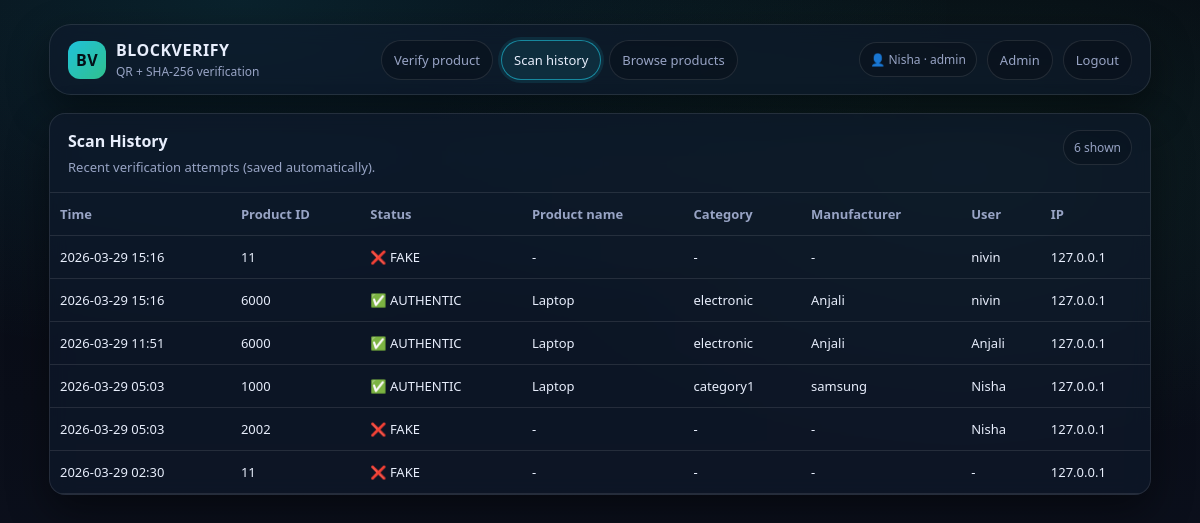
The app's page /scan-history/ (signed in) with its own data.
### products/models.py (models this page shows, shortened)
class User(AbstractUser):
    ROLE_ADMIN = "admin"
    ROLE_MANUFACTURER = "manufacturer"
    ROLE_CUSTOMER = "customer"
    ROLE_CHOICES = (
        (ROLE_ADMIN, "Admin"),
        (ROLE_MANUFACTURER, "Manufacturer"),
        (ROLE_CUSTOMER, "Customer"),
    )
    role = models.CharField(max_length=20, choices=ROLE_CHOICES, default=ROLE_CUSTOMER)

class ScanLog(models.Model):
    STATUS_AUTHENTIC = "AUTHENTIC"
    STATUS_FAKE = "FAKE"
    STATUS_ERROR = "ERROR"
    STATUS_CHOICES = (
        (STATUS_AUTHENTIC, "Authentic"),
        (STATUS_FAKE, "Fake"),
        (STATUS_ERROR, "Error"),
    )
    product_id = models.CharField(max_length=150)
    status = models.CharField(max_length=20, choices=STATUS_CHOICES)
    scanned_at = models.DateTimeField(auto_now_add=True)
    user = models.ForeignKey(User, null=True, blank=True, on_delete=models.SET_NULL)
    client_ip = models.GenericIPAddressField(null=True, blank=True)
    product_name = models.CharField(max_length=200, blank=True)
    category = models.CharField(max_length=120, blank=True)
    manufacturer_name = models.CharField(max_length=200, blank=True)
    class Meta:
        ordering = ("-scanned_at",)

### products/views.py (the view)
# urls.py: path("scan-history/", product_views.scan_history, name="scan_history"),
@login_required
def scan_history(request: HttpRequest):
    user = request.user
    if getattr(user, "role", None) == User.ROLE_ADMIN:
        logs = ScanLog.objects.all()[:200]
    else:
        logs = ScanLog.objects.filter(user=user)[:200]
    return render(
        request,
        "scan_history.html",
        {
            "active_tab": "scan_history",
            "logs": logs,
        },
    )

### products/templates/scan_history.html (shortened to what this page needs)
{% extends "base.html" %}
{% block content %}
<section class="card" style="margin-top:18px">
  <div class="hd">
    <div>
      <h2>Scan History</h2>
      <p>Recent verification attempts (saved automatically).</p>
    </div>
    <span class="badge">{{ logs|length }} shown</span>
  </div>
  <div class="bd" style="padding:0">
    {% if logs %}
      <table>
        <thead>
          <tr>
            <th>Time</th>
            <th>Product ID</th>
            <th>Status</th>
            <th>Product name</th>
            <th>Category</th>
            <th>Manufacturer</th>
            <th>User</th>
            <th>IP</th>
          </tr>
        </thead>
        <tbody>
          {% for log in logs %}
            <tr>
              <td>{{ log.scanned_at|date:"Y-m-d H:i" }}</td>
              <td>{{ log.product_id }}</td>
              <td>
                {% if log.status == "AUTHENTIC" %}✅ AUTHENTIC
                {% elif log.status == "FAKE" %}❌ FAKE
                {% else %}⚠️ ERROR{% endif %}
              </td>
              <td>{{ log.product_name|default:"-" }}</td>
              <td>{{ log.category|default:"-" }}</td>
              <td>{{ log.manufacturer_name|default:"-" }}</td>
              <td>{% if log.user %}{{ log.user.username }}{% else %}-{% endif %}</td>
              <td>{{ log.client_ip|default:"-" }}</td>
            </tr>
          {% endfor %}
        </tbody>
      </table>
    {% else %}
      <div class="empty">No scans yet.</div>
    {% endif %}
  </div>
</section>
{% endblock %}

### products/templates/base.html (shortened to what this page needs)
{% load static %}
<!doctype html>
<html lang="en">
<head>
</head>
<body>
  <div class="wrap">
    <div class="topbar">
      <div class="brand">
        <div class="logo">BV</div>
        <div>
          <h1>BLOCKVERIFY</h1>
          <small>QR + SHA-256 verification</small>
        </div>
      </div>
      <nav class="nav">
        <a class="pill {% if active_tab == 'verify' %}active{% endif %}" href="{% url 'verify' %}">Verify product</a>
        <a class="pill {% if active_tab == 'scan_history' %}active{% endif %}" href="{% url 'scan_history' %}">Scan history</a>
        <a class="pill {% if active_tab == 'browse_products' %}active{% endif %}" href="{% url 'browse_products' %}">Browse products</a>
      </nav>
      <div class="right">
        {% if request.user.is_authenticated %}
          <span class="badge">👤 {{ request.user.username }} · {{ request.user.role }}</span>
          {% if request.user.role == 'admin' %}
            <a class="pill" href="{% url 'admin_dashboard' %}">Admin</a>
          {% elif request.user.role == 'manufacturer' %}
            <a class="pill" href="{% url 'manufacturer_dashboard' %}">Manufacturer</a>
          {% endif %}
          <a class="pill" href="{% url 'logout' %}">Logout</a>
        {% else %}
          <a class="pill" href="{% url 'login' %}">Login</a>
          <a class="pill" href="{% url 'register' %}">Register</a>
        {% endif %}
      </div>
    </div>
    {% block content %}{% endblock %}
  </div>
</body>
</html>

### products/templates/base.html (style rules this page uses)
:root { --bg0:#070a12; --bg1:#0d1220; --card:#0f1a2e; --text:#e8eefc; --muted:#98a4c5; --line:rgba(255,255,255,.10); --cyan:#22d3ee; --green:#34d399; --red:#fb7185; --yellow:#fbbf24; --shadow: 0 16px 40px rgba(0,0,0,.45); --radius: 16px; }
* { box-sizing:border-box }
body { margin:0; font-family: ui-sans-serif, system-ui, -apple-system, Segoe UI, Roboto, Arial, "Noto Sans", "Apple Color Emoji","Segoe UI Emoji"; background: radial-gradient(1200px 600px at 20% 0%, rgba(34,211,238,.12), transparent 60%), radial-gradient(900px 500px at 80% 20%, rgba(52,211,153,.10), transparent 60%), linear-gradient(180deg, var(--bg0), var(--bg1)); color:var(--text); min-height:100vh; }
a { color:inherit; text-decoration:none }
.wrap { max-width:1150px; margin:0 auto; padding:24px }
.topbar { display:flex; align-items:center; justify-content:space-between; gap:16px; padding:14px 18px; border:1px solid var(--line); background:rgba(15,26,46,.55); backdrop-filter: blur(10px); border-radius: calc(var(--radius) + 6px); box-shadow: var(--shadow); }
.brand { display:flex; align-items:center; gap:10px }
.logo { width:38px; height:38px; border-radius:12px; background: linear-gradient(135deg, rgba(34,211,238,.9), rgba(52,211,153,.9)); display:grid; place-items:center; color:#041018; font-weight:900; letter-spacing:.5px; }
.brand h1 { font-size:16px; margin:0; letter-spacing:.5px }
.brand small { display:block; color:var(--muted); font-size:12px; margin-top:2px }
.nav { display:flex; gap:8px; align-items:center; flex-wrap:wrap }
.pill { padding:10px 12px; border:1px solid var(--line); border-radius:999px; color:var(--muted); transition: all .15s ease; font-size:13px; display:inline-flex; align-items:center; gap:8px; background:rgba(7,10,18,.35); }
.pill.active { color:var(--text); border-color: rgba(34,211,238,.55); box-shadow: 0 0 0 3px rgba(34,211,238,.10); background: rgba(34,211,238,.10); }
.right { display:flex; gap:10px; align-items:center; flex-wrap:wrap }
.badge { display:inline-flex; align-items:center; gap:8px; padding:8px 10px; border:1px solid var(--line); border-radius:999px; font-size:12px; color:var(--muted); background: rgba(7,10,18,.25); }
.card { border:1px solid var(--line); border-radius: var(--radius); background: rgba(15,26,46,.62); backdrop-filter: blur(10px); box-shadow: var(--shadow); overflow:hidden; }
.card .hd { padding:16px 18px; border-bottom:1px solid var(--line); display:flex; justify-content:space-between; align-items:flex-start; gap:12px; }
.card .hd h2 { margin:0; font-size:16px }
.card .hd p { margin:6px 0 0; color:var(--muted); font-size:13px; line-height:1.4 }
.card .bd { padding:16px 18px }
table { width:100%; border-collapse:collapse }
th, td { padding:12px 10px; text-align:left; border-bottom:1px solid var(--line); font-size:13px }
th { color:var(--muted); font-weight:600 }

### records on screen
User: user.username "Nisha", user.role "admin"
ScanLog: scanned_at "2026-03-29 15:16", product_id "11", status "❌ FAKE", product_name "-", category "-", manufacturer_name "-", user.username "nivin", client_ip "127.0.0.1"
ScanLog: scanned_at "2026-03-29 15:16", product_id "6000", status "✅ AUTHENTIC", product_name "Laptop", category "electronic", manufacturer_name "Anjali", user.username "nivin", client_ip "127.0.0.1"
ScanLog: scanned_at "2026-03-29 11:51", product_id "6000", status "✅ AUTHENTIC", product_name "Laptop", category "electronic", manufacturer_name "Anjali", user.username "Anjali", client_ip "127.0.0.1"
ScanLog: scanned_at "2026-03-29 05:03", product_id "1000", status "✅ AUTHENTIC", product_name "Laptop", category "category1", manufacturer_name "samsung", user.username "Nisha", client_ip "127.0.0.1"
ScanLog: scanned_at "2026-03-29 05:03", product_id "2002", status "❌ FAKE", product_name "-", category "-", manufacturer_name "-", user.username "Nisha", client_ip "127.0.0.1"
ScanLog: scanned_at "2026-03-29 02:30", product_id "11", status "❌ FAKE", product_name "-", category "-", manufacturer_name "-", client_ip "127.0.0.1"

### other values on screen
{{ logs|length }} "6"
